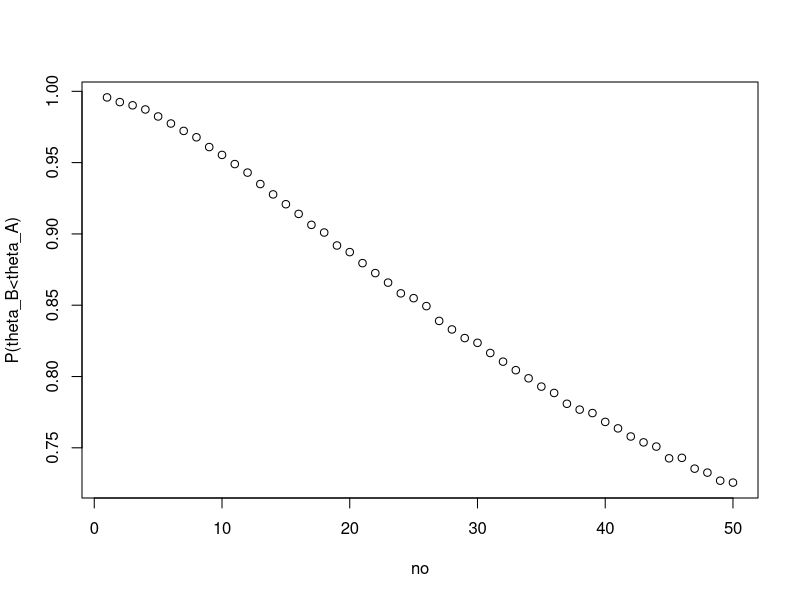
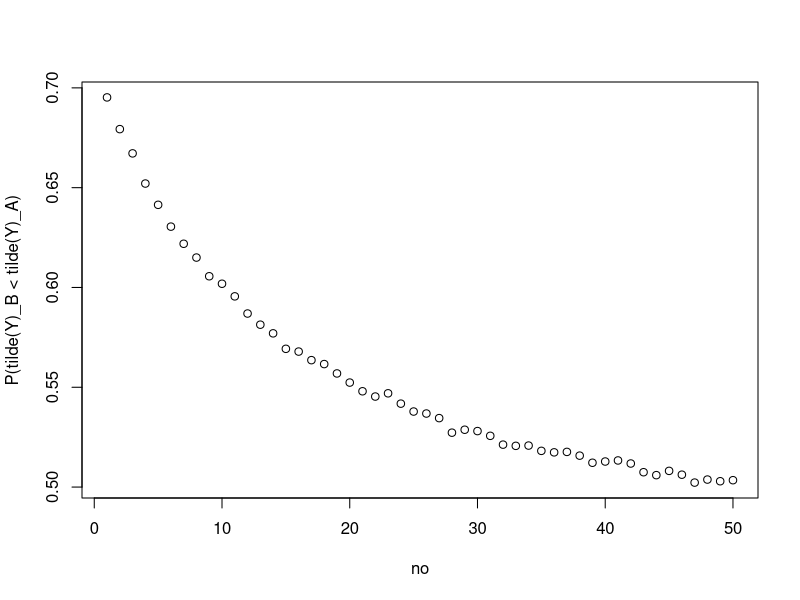
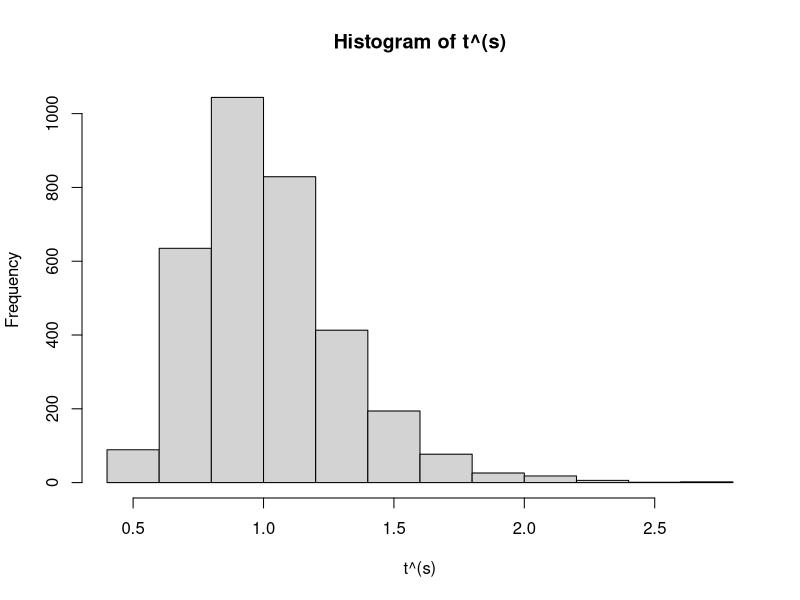
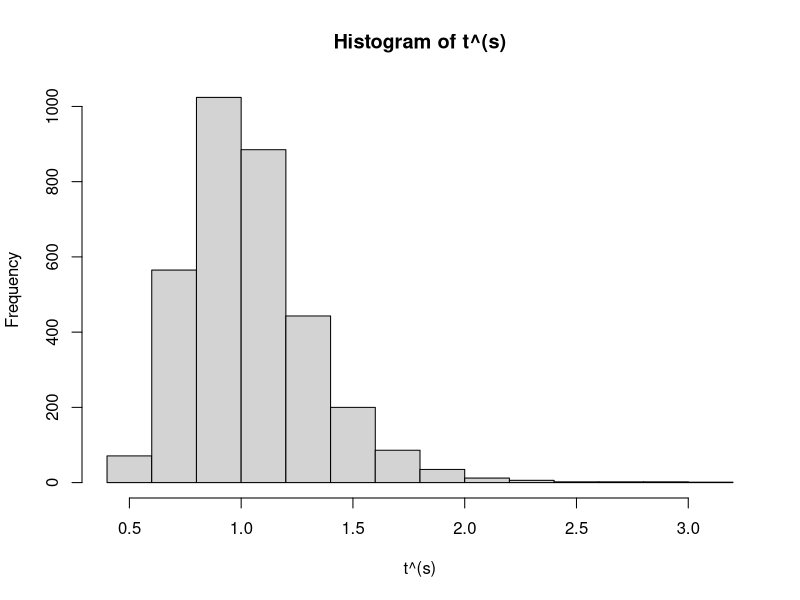

The R script that drew these images, in order:
## ---- chunk 1
library(knitr)
library(tidyverse)
set.seed(1)
y_A=c(12,9,12,14,13,13,15,8,15,6)
y_B=c(11,11,10,9,9,8,7,10,6,8,8,9,7)
diff_theta=1:50
diff_y=1:50
samples=100000
## ---- chunk 2
for(no in 1:50)
{
  gamma_A=rgamma(samples,120+sum(y_A),10+length(y_A))
  gamma_B=rgamma(samples,12*no+sum(y_B),no+length(y_B))
  diff_theta[no]=mean(gamma_A>gamma_B)
}
plot(diff_theta,xlab="no",ylab="P(theta_B<theta_A)")
## ---- chunk 3
for(no in 1:50)
{
  gamma_A=rgamma(samples,120+sum(y_A),10+length(y_A))
  gamma_B=rgamma(samples,12*no+sum(y_B),no+length(y_B))
  y_tilda_a=rpois(samples,gamma_A)
  y_tilda_b=rpois(samples,gamma_B)
  diff_y[no]=mean(y_tilda_a>y_tilda_b)
}
plot(diff_y,xlab="no",ylab="P(tilde(Y)_B < tilde(Y)_A)")
## ---- chunk 4
set.seed(1)
gamma_A=rgamma(samples,120+sum(y_A),10+length(y_A))
poisson_A=matrix(sapply(gamma_A,rpois,n=1),ncol=30)
t_A=rowMeans(poisson_A)/apply(poisson_A,1,var)
hist(t_A,xlab="t^(s)",main="Histogram of t^(s)")
cat("In this historgram, 95% confidence interval is between (", quantile(t_A,0.025),",",quantile(t_A,0.975),").")
cat("We see that 1 is in this confidence interval. In addition, ")
cat("The mean of t^(s) is",mean(t_A), "which is close to the theoretical calculation for Poisson distribution")
cat("It shows that this model is reasonable to use Poisson distribution.")
## ---- chunk 5
gamma_B=rgamma(samples,156+sum(y_B),13+length(y_B))
poisson_B=matrix(sapply(gamma_B,rpois,n=1),ncol=30)
t_B=rowMeans(poisson_B)/apply(poisson_B,1,var)
hist(t_B,xlab="t^(s)",main="Histogram of t^(s)")
cat("In this historgram, 95% confidence interval is between (", quantile(t_B,0.025),",",quantile(t_B,0.975),").")
cat("We see that 1 is in this confidence interval. In addition, ")
cat("The mean of t^(s) is",mean(t_B), "which is close to the theoretical calculation for Poisson distribution")
cat("It shows that this model is reasonable to use Poisson distribution.")
